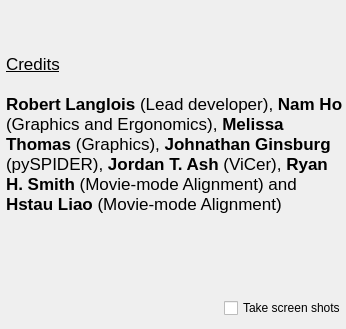
  <widget class="QWizardPage" name="introductionPage">
   <property name="title">
    <string>Welcome to Arachnid</string>
   </property>
   <property name="subTitle">
    <string>This wizard will take you through setting up a workflow to process data collected by electron microscopy</string>
   </property>
   <layout class="QGridLayout" name="gridLayout_2">
    <property name="leftMargin">
     <number>0</number>
    </property>
    <property name="rightMargin">
     <number>0</number>
    </property>
    <item row="0" column="0">
     <spacer name="verticalSpacer">
      <property name="orientation">
       <enum>Qt::Vertical</enum>
      </property>
      <property name="sizeHint" stdset="0">
       <size>
        <width>20</width>
        <height>40</height>
       </size>
      </property>
     </spacer>
    </item>
    <item row="7" column="0" colspan="2">
     <widget class="QLabel" name="label_4">
      <property name="minimumSize">
       <size>
        <width>281</width>
        <height>0</height>
       </size>
      </property>
      <property name="text">
       <string/>
      </property>
      <property name="pixmap">
       <pixmap resource="../icons/icons.qrc">:/icons/icons/ColumbiaLogo.png</pixmap>
      </property>
     </widget>
    </item>
    <item row="9" column="1">
     <widget class="QCheckBox" name="screenShotCheckBox">
      <property name="text">
       <string>Take screen shots</string>
      </property>
     </widget>
    </item>
    <item row="1" column="0" rowspan="2" colspan="2">
     <widget class="QLabel" name="label_14">
      <property name="palette">
       <palette>
        <active>
         <colorrole role="WindowText">
          <brush brushstyle="SolidPattern">
           <color alpha="255">
            <red>0</red>
            <green>0</green>
            <blue>0</blue>
           </color>
          </brush>
         </colorrole>
         <colorrole role="Button">
          <brush brushstyle="SolidPattern">
           <color alpha="255">
            <red>255</red>
            <green>227</green>
            <blue>189</blue>
           </color>
          </brush>
         </colorrole>
         <colorrole role="Light">
          <brush brushstyle="SolidPattern">
           <color alpha="255">
            <red>255</red>
            <green>255</green>
            <blue>255</blue>
           </color>
          </brush>
         </colorrole>
         <colorrole role="Midlight">
          <brush brushstyle="SolidPattern">
           <color alpha="255">
            <red>255</red>
            <green>241</green>
            <blue>222</blue>
           </color>
          </brush>
         </colorrole>
         <colorrole role="Dark">
          <brush brushstyle="SolidPattern">
           <color alpha="255">
            <red>127</red>
            <green>113</green>
            <blue>94</blue>
           </color>
          </brush>
         </colorrole>
         <colorrole role="Mid">
          <brush brushstyle="SolidPattern">
           <color alpha="255">
            <red>170</red>
            <green>151</green>
            <blue>126</blue>
           </color>
          </brush>
         </colorrole>
         <colorrole role="Text">
          <brush brushstyle="SolidPattern">
           <color alpha="255">
            <red>0</red>
            <green>0</green>
            <blue>0</blue>
           </color>
          </brush>
         </colorrole>
         <colorrole role="BrightText">
          <brush brushstyle="SolidPattern">
           <color alpha="255">
            <red>255</red>
            <green>255</green>
            <blue>255</blue>
           </color>
          </brush>
         </colorrole>
         <colorrole role="ButtonText">
          <brush brushstyle="SolidPattern">
           <color alpha="255">
            <red>0</red>
            <green>0</green>
            <blue>0</blue>
           </color>
          </brush>
         </colorrole>
         <colorrole role="Base">
          <brush brushstyle="SolidPattern">
           <color alpha="255">
            <red>255</red>
            <green>255</green>
            <blue>255</blue>
           </color>
          </brush>
         </colorrole>
         <colorrole role="Window">
          <brush brushstyle="SolidPattern">
           <color alpha="255">
            <red>255</red>
            <green>227</green>
            <blue>189</blue>
           </color>
          </brush>
         </colorrole>
         <colorrole role="Shadow">
          <brush brushstyle="SolidPattern">
           <color alpha="255">
            <red>0</red>
            <green>0</green>
            <blue>0</blue>
           </color>
          </brush>
         </colorrole>
         <colorrole role="AlternateBase">
          <brush brushstyle="SolidPattern">
           <color alpha="255">
            <red>255</red>
            <green>241</green>
            <blue>222</blue>
           </color>
          </brush>
         </colorrole>
         <colorrole role="ToolTipBase">
          <brush brushstyle="SolidPattern">
           <color alpha="255">
            <red>255</red>
            <green>255</green>
            <blue>220</blue>
           </color>
          </brush>
         </colorrole>
         <colorrole role="ToolTipText">
          <brush brushstyle="SolidPattern">
           <color alpha="255">
            <red>0</red>
            <green>0</green>
            <blue>0</blue>
           </color>
          </brush>
         </colorrole>
        </active>
        <inactive>
         <colorrole role="WindowText">
          <brush brushstyle="SolidPattern">
           <color alpha="255">
            <red>0</red>
            <green>0</green>
            <blue>0</blue>
           </color>
          </brush>
         </colorrole>
         <colorrole role="Button">
          <brush brushstyle="SolidPattern">
           <color alpha="255">
            <red>255</red>
            <green>227</green>
            <blue>189</blue>
           </color>
          </brush>
         </colorrole>
         <colorrole role="Light">
          <brush brushstyle="SolidPattern">
           <color alpha="255">
            <red>255</red>
            <green>255</green>
            <blue>255</blue>
           </color>
          </brush>
         </colorrole>
         <colorrole role="Midlight">
          <brush brushstyle="SolidPattern">
           <color alpha="255">
            <red>255</red>
            <green>241</green>
            <blue>222</blue>
           </color>
          </brush>
         </colorrole>
         <colorrole role="Dark">
          <brush brushstyle="SolidPattern">
           <color alpha="255">
            <red>127</red>
            <green>113</green>
            <blue>94</blue>
           </color>
          </brush>
         </colorrole>
         <colorrole role="Mid">
          <brush brushstyle="SolidPattern">
           <color alpha="255">
            <red>170</red>
            <green>151</green>
            <blue>126</blue>
           </color>
          </brush>
         </colorrole>
         <colorrole role="Text">
          <brush brushstyle="SolidPattern">
           <color alpha="255">
            <red>0</red>
            <green>0</green>
            <blue>0</blue>
           </color>
          </brush>
         </colorrole>
         <colorrole role="BrightText">
          <brush brushstyle="SolidPattern">
           <color alpha="255">
            <red>255</red>
            <green>255</green>
            <blue>255</blue>
           </color>
          </brush>
         </colorrole>
         <colorrole role="ButtonText">
          <brush brushstyle="SolidPattern">
           <color alpha="255">
            <red>0</red>
            <green>0</green>
            <blue>0</blue>
           </color>
          </brush>
         </colorrole>
         <colorrole role="Base">
          <brush brushstyle="SolidPattern">
           <color alpha="255">
            <red>255</red>
            <green>255</green>
            <blue>255</blue>
           </color>
          </brush>
         </colorrole>
         <colorrole role="Window">
          <brush brushstyle="SolidPattern">
           <color alpha="255">
            <red>255</red>
            <green>227</green>
            <blue>189</blue>
           </color>
          </brush>
         </colorrole>
         <colorrole role="Shadow">
          <brush brushstyle="SolidPattern">
           <color alpha="255">
            <red>0</red>
            <green>0</green>
            <blue>0</blue>
           </color>
          </brush>
         </colorrole>
         <colorrole role="AlternateBase">
          <brush brushstyle="SolidPattern">
           <color alpha="255">
            <red>255</red>
            <green>241</green>
            <blue>222</blue>
           </color>
          </brush>
         </colorrole>
         <colorrole role="ToolTipBase">
          <brush brushstyle="SolidPattern">
           <color alpha="255">
            <red>255</red>
            <green>255</green>
            <blue>220</blue>
           </color>
          </brush>
         </colorrole>
         <colorrole role="ToolTipText">
          <brush brushstyle="SolidPattern">
           <color alpha="255">
            <red>0</red>
            <green>0</green>
            <blue>0</blue>
           </color>
          </brush>
         </colorrole>
        </inactive>
        <disabled>
         <colorrole role="WindowText">
          <brush brushstyle="SolidPattern">
           <color alpha="255">
            <red>127</red>
            <green>113</green>
            <blue>94</blue>
           </color>
          </brush>
         </colorrole>
         <colorrole role="Button">
          <brush brushstyle="SolidPattern">
           <color alpha="255">
            <red>255</red>
            <green>227</green>
            <blue>189</blue>
           </color>
          </brush>
         </colorrole>
         <colorrole role="Light">
          <brush brushstyle="SolidPattern">
           <color alpha="255">
            <red>255</red>
            <green>255</green>
            <blue>255</blue>
           </color>
          </brush>
         </colorrole>
         <colorrole role="Midlight">
          <brush brushstyle="SolidPattern">
           <color alpha="255">
            <red>255</red>
            <green>241</green>
            <blue>222</blue>
           </color>
          </brush>
         </colorrole>
         <colorrole role="Dark">
          <brush brushstyle="SolidPattern">
           <color alpha="255">
            <red>127</red>
            <green>113</green>
            <blue>94</blue>
           </color>
          </brush>
         </colorrole>
         <colorrole role="Mid">
          <brush brushstyle="SolidPattern">
           <color alpha="255">
            <red>170</red>
            <green>151</green>
            <blue>126</blue>
           </color>
          </brush>
         </colorrole>
         <colorrole role="Text">
          <brush brushstyle="SolidPattern">
           <color alpha="255">
            <red>127</red>
            <green>113</green>
            <blue>94</blue>
           </color>
          </brush>
         </colorrole>
         <colorrole role="BrightText">
          <brush brushstyle="SolidPattern">
           <color alpha="255">
            <red>255</red>
            <green>255</green>
            <blue>255</blue>
           </color>
          </brush>
         </colorrole>
         <colorrole role="ButtonText">
          <brush brushstyle="SolidPattern">
           <color alpha="255">
            <red>127</red>
            <green>113</green>
            <blue>94</blue>
           </color>
          </brush>
         </colorrole>
         <colorrole role="Base">
          <brush brushstyle="SolidPattern">
           <color alpha="255">
            <red>255</red>
            <green>227</green>
            <blue>189</blue>
           </color>
          </brush>
         </colorrole>
         <colorrole role="Window">
          <brush brushstyle="SolidPattern">
           <color alpha="255">
            <red>255</red>
            <green>227</green>
            <blue>189</blue>
           </color>
          </brush>
         </colorrole>
         <colorrole role="Shadow">
          <brush brushstyle="SolidPattern">
           <color alpha="255">
            <red>0</red>
            <green>0</green>
            <blue>0</blue>
           </color>
          </brush>
         </colorrole>
         <colorrole role="AlternateBase">
          <brush brushstyle="SolidPattern">
           <color alpha="255">
            <red>255</red>
            <green>227</green>
            <blue>189</blue>
           </color>
          </brush>
         </colorrole>
         <colorrole role="ToolTipBase">
          <brush brushstyle="SolidPattern">
           <color alpha="255">
            <red>255</red>
            <green>255</green>
            <blue>220</blue>
           </color>
          </brush>
         </colorrole>
         <colorrole role="ToolTipText">
          <brush brushstyle="SolidPattern">
           <color alpha="255">
            <red>0</red>
            <green>0</green>
            <blue>0</blue>
           </color>
          </brush>
         </colorrole>
        </disabled>
       </palette>
      </property>
      <property name="autoFillBackground">
       <bool>false</bool>
      </property>
      <property name="styleSheet">
       <string notr="true">padding-left: 3;
padding-top: 3;

</string>
      </property>
      <property name="text">
       <string>&lt;!DOCTYPE HTML PUBLIC &quot;-//W3C//DTD HTML 4.0//EN&quot; &quot;http://www.w3.org/TR/REC-html40/strict.dtd&quot;&gt;
&lt;html&gt;&lt;head&gt;&lt;meta name=&quot;qrichtext&quot; content=&quot;1&quot; /&gt;&lt;style type=&quot;text/css&quot;&gt;
p, li { white-space: pre-wrap; }
&lt;/style&gt;&lt;/head&gt;&lt;body style=&quot; font-family:'Lucida Grande'; font-size:13pt; font-weight:400; font-style:normal;&quot;&gt;
&lt;p style=&quot; margin-top:0px; margin-bottom:0px; margin-left:0px; margin-right:0px; -qt-block-indent:0; text-indent:0px;&quot;&gt;&lt;span style=&quot; text-decoration: underline;&quot;&gt;Credits&lt;/span&gt;&lt;/p&gt;
&lt;p style=&quot;-qt-paragraph-type:empty; margin-top:0px; margin-bottom:0px; margin-left:0px; margin-right:0px; -qt-block-indent:0; text-indent:0px;&quot;&gt;&lt;/p&gt;
&lt;p style=&quot; margin-top:0px; margin-bottom:0px; margin-left:0px; margin-right:0px; -qt-block-indent:0; text-indent:0px;&quot;&gt;&lt;span style=&quot; font-weight:600; color:#000000;&quot;&gt;Robert Langlois&lt;/span&gt; (Lead developer), &lt;span style=&quot; font-weight:600;&quot;&gt;Nam Ho&lt;/span&gt; (Graphics and Ergonomics), &lt;span style=&quot; font-weight:600;&quot;&gt;Melissa Thomas &lt;/span&gt;(Graphics), &lt;span style=&quot; font-weight:600;&quot;&gt;Johnathan Ginsburg&lt;/span&gt; (pySPIDER), &lt;span style=&quot; font-weight:600;&quot;&gt;Jordan T. Ash&lt;/span&gt; (ViCer), &lt;span style=&quot; font-weight:600;&quot;&gt;Ryan H. Smith&lt;/span&gt; (Movie-mode Alignment) and &lt;span style=&quot; font-weight:600;&quot;&gt;Hstau Liao&lt;/span&gt; (Movie-mode Alignment)&lt;/p&gt;&lt;/body&gt;&lt;/html&gt;</string>
      </property>
      <property name="wordWrap">
       <bool>true</bool>
      </property>
     </widget>
    </item>
    <item row="5" column="0">
     <widget class="QWidget" name="widget_5" native="true">
      <layout class="QVBoxLayout" name="verticalLayout_5">
       <item>
        <widget class="QLabel" name="label_2">
         <property name="maximumSize">
          <size>
           <width>220</width>
           <height>16777215</height>
          </size>
         </property>
         <property name="text">
          <string/>
         </property>
         <property name="pixmap">
          <pixmap resource="../icons/icons.qrc">:/icons/icons/FrankLab_logo081511.png</pixmap>
         </property>
         <property name="scaledContents">
          <bool>true</bool>
         </property>
        </widget>
       </item>
       <item>
        <widget class="QLabel" name="label_5">
         <property name="minimumSize">
          <size>
           <width>200</width>
           <height>0</height>
          </size>
         </property>
         <property name="text">
          <string/>
         </property>
         <property name="pixmap">
          <pixmap resource="../icons/icons.qrc">:/icons/icons/HHMIlogo.png</pixmap>
         </property>
        </widget>
       </item>
      </layout>
     </widget>
    </item>
    <item row="5" column="1">
     <widget class="QLabel" name="label_7">
      <property name="maximumSize">
       <size>
        <width>110</width>
        <height>110</height>
       </size>
      </property>
      <property name="text">
       <string/>
      </property>
      <property name="pixmap">
       <pixmap resource="../icons/icons.qrc">:/icons/icons/220px-NIH_Master_Logo_Vertical_2Color.png</pixmap>
      </property>
      <property name="scaledContents">
       <bool>true</bool>
      </property>
     </widget>
    </item>
   </layout>
  </widget>
